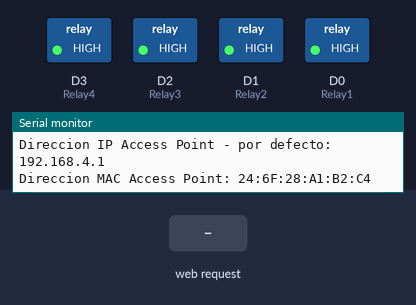
The sketch below on a simulated ESP8266 (NodeMCU). Parts: switched loads named in the sketch (green lamp = pin HIGH), the last lines printed to the serial monitor. Inputs (shaded band) come from the test bench.

Above: at 1.2 s.
1.3 s: HTTP request GET /RLY1=OFF received
At 1.8 s:
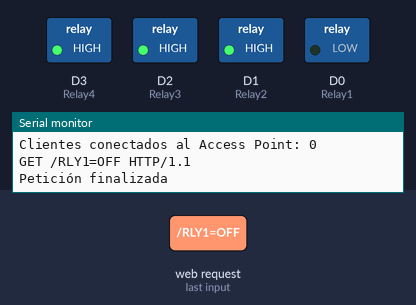
2.8 s: HTTP request GET /RLYS=OFF received
At 4.0 s:
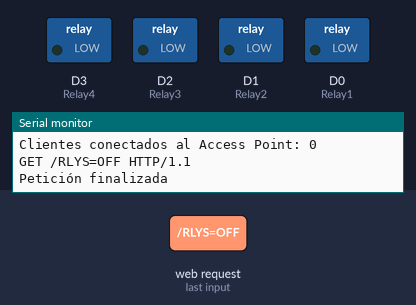
4.3 s: HTTP request GET /RLY1=ON received
At 5.3 s:
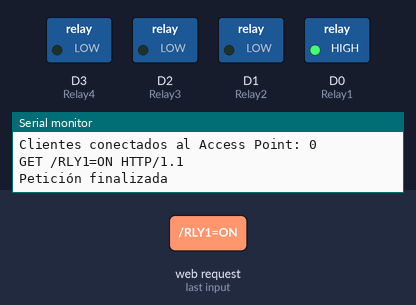
5.8 s: HTTP request GET /RLY2=ON received
At 6.4 s:
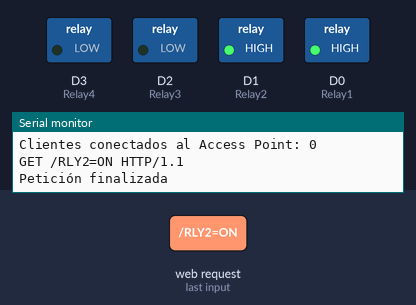
7.3 s: HTTP request GET /RLY3=ON received
At 7.6 s:
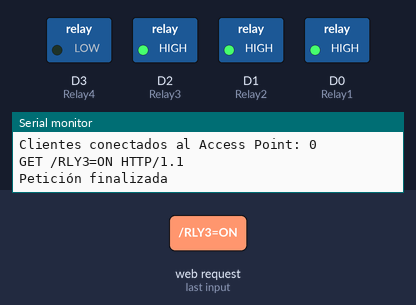
8.8 s: HTTP request GET /RLY2=OFF received
At 9.9 s:
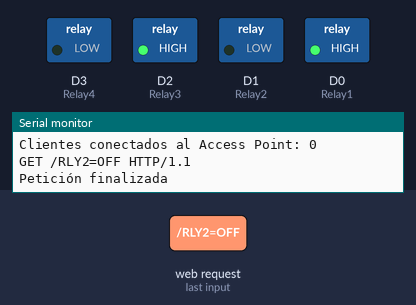
Timing chart, 0 to 11.3 s (numbered marks = the images above; inputs shaded):
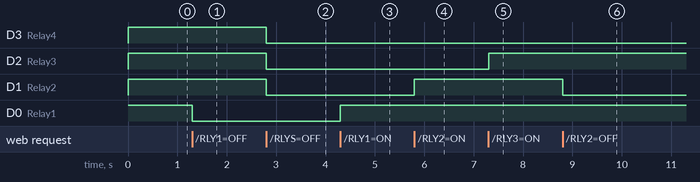

Measured:
- after the input at 1.3 s, D0 (Relay1): HIGH → LOW at once
- after the input at 2.8 s, D3 (Relay4), D2 (Relay3), D1 (Relay2): HIGH → LOW at once
- after the input at 4.3 s, D0 (Relay1): LOW → HIGH at once
- after the input at 5.8 s, D1 (Relay2): LOW → HIGH at once
- after the input at 7.3 s, D2 (Relay3): LOW → HIGH at once
- after the input at 8.8 s, D1 (Relay2): HIGH → LOW at once

The sketch:

ESP_12F_Relays.ino
```cpp
/*
 CÓDIGO MODIFICADO POR SAMUEL AQUINO RÍOS
 saquinorios@gmail.com
 Crea un servidor Web en modo Access Point (AP) que permite
 encender y apagar 4 relevadores conectados a las salidas
 D0, D1, D2 y D3 del módulo NodeMCU con ESP-12F.

 Este código está Basado en el trabajo siguiente:
 NodeMCU Access Point - Servidor Web por Dani No www.esploradores.com
 Crea un servidor Web en modo Access Point que permite encender y apagar un LED conectado a la salida D4 (GPIO02) del módulo NodeMCU.
 Este código de ejemplo es de público dominio.
 */

#include <ESP8266WiFi.h>            //Incluye la librería ESP8266WiFi

const char ssid[] = "RelayServer";  //Definimos la SSDI de nuestro servidor WiFi -nombre de red-
const char password[] = "00000000"; //Definimos la contraseña de nuestro servidor
WiFiServer server(80);              //Definimos el puerto de comunicaciones

//Definimos los pines de salida para cada relevador
int Relay1 = D0;
int Relay2 = D1;
int Relay3 = D2;
int Relay4 = D3;

//Definimos las variables que van a recoger el estado de cada relevador
int estadoRly1 = HIGH;
int estadoRly2 = HIGH;
int estadoRly3 = HIGH;
int estadoRly4 = HIGH;

void setup() {
  Serial.begin(115200);

  //Inicializamos los pines como salidas
  pinMode(Relay1, OUTPUT);
  pinMode(Relay2, OUTPUT);
  pinMode(Relay3, OUTPUT);
  pinMode(Relay4, OUTPUT);

  //Dejamos inicialmente los relevadores apagados
  digitalWrite(Relay1, HIGH);
  digitalWrite(Relay2, HIGH);
  digitalWrite(Relay3, HIGH);
  digitalWrite(Relay4, HIGH);

  server.begin();                     //inicializamos el servidor
  WiFi.mode(WIFI_AP);                 //WiFi del NodeMCU en modo AP
  //WiFi.softAP(ssid, password);      //Red con clave, en el canal 1 y visible
  //WiFi.softAP(ssid, password,3,1);  //Red con clave, en el canal 3 y visible
  WiFi.softAP(ssid);                  //Red abierta

  Serial.println();

  Serial.print("Direccion IP Access Point - por defecto: ");
  Serial.println(WiFi.softAPIP());                //Imprime la dirección IP
  Serial.print("Direccion MAC Access Point: ");
  Serial.println(WiFi.softAPmacAddress());        //Imprime la dirección MAC

  //IPAddress local_ip(192, 168, 1, 1);           //Modifica la dirección IP
  //IPAddress gateway(192, 168, 1, 1);
  //IPAddress subnet(255, 255, 255, 0);
  //WiFi.softAPConfig(local_ip, gateway, subnet);
  //Serial.println();
  //Serial.print("Access Point - Nueva direccion IP: ");
  //Serial.println(WiFi.softAPIP());
}

void loop()
{
  // Comprueba si el cliente ha conectado
  WiFiClient client = server.available();
  if (!client) {
    return;
  }

  // Espera hasta que el cliente envía alguna petición
  Serial.println("Nuevo Cliente");
  while(!client.available()){
    delay(1);
  }

  // Imprime el número de clientes conectados
  Serial.printf("Clientes conectados al Access Point: %d", WiFi.softAPgetStationNum());
  Serial.println("");

  // Lee la petición
  String peticion = client.readStringUntil('\r');
  Serial.println(peticion);
  client.flush();

  // Comprueba la petición
  if (peticion.indexOf("/RLY1=ON") != -1) {
    estadoRly1 = HIGH;
  }
  if (peticion.indexOf("/RLY1=OFF") != -1){
    estadoRly1 = LOW;
  }
  if (peticion.indexOf("/RLY2=ON") != -1) {
    estadoRly2 = HIGH;
  }
  if (peticion.indexOf("/RLY2=OFF") != -1){
    estadoRly2 = LOW;
  }
  if (peticion.indexOf("/RLY3=ON") != -1) {
    estadoRly3 = HIGH;
  }
  if (peticion.indexOf("/RLY3=OFF") != -1){
    estadoRly3 = LOW;
  }
  if (peticion.indexOf("/RLY4=ON") != -1) {
    estadoRly4 = HIGH;
  }
  if (peticion.indexOf("/RLY4=OFF") != -1){
    estadoRly4 = LOW;
  }
  if (peticion.indexOf("/RLYS=ON") != -1) {
    estadoRly1 = HIGH;
    estadoRly2 = HIGH;
    estadoRly3 = HIGH;
    estadoRly4 = HIGH;
  }
  if (peticion.indexOf("/RLYS=OFF") != -1){
    estadoRly1 = LOW;
    estadoRly2 = LOW;
    estadoRly3 = LOW;
    estadoRly4 = LOW;
  }

  //Enciende o apaga los relevadores en función de la petición recibida
  digitalWrite(Relay1, estadoRly1);
  digitalWrite(Relay2, estadoRly2);
  digitalWrite(Relay3, estadoRly3);
  digitalWrite(Relay4, estadoRly4);

  // Envía la página HTML de respuesta al cliente
  client.println("HTTP/1.1 200 OK");
  client.println("");                                     //No olvidar esta línea de separación
  client.println("<!DOCTYPE HTML>");
  client.println("<meta charset='UTF-8'>");
  client.println("<html>");

  //Imprime el estado de los Relevadores
  client.print("<h2>El Relevador 1 está ahora: ");
  if(estadoRly1 == HIGH) {
    client.print("ENCENDIDO</h2>");
  } else {
    client.print("APAGADO</h2>");
  }
  client.print("<h2>El Relevador 2 está ahora: ");
  if(estadoRly2 == HIGH) {
    client.print("ENCENDIDO</h2>");
  } else {
    client.print("APAGADO</h2>");
  }
  client.print("<h2>El Relevador 3 está ahora: ");
  if(estadoRly3 == HIGH) {
    client.print("ENCENDIDO</h2>");
  } else {
    client.print("APAGADO</h2>");
  }
  client.print("<h2>El Relevador 4 está ahora: ");
  if(estadoRly4 == HIGH) {
    client.print("ENCENDIDO</h2>");
  } else {
    client.print("APAGADO</h2>");
  }

  //Se crean enlaces para modificar el estado de los Relevadores
  client.println("Presiona <a href='/RLY1=ON'>AQUÍ</a> para encender el Relevador 1<br>");
  client.println("Presiona <a href='/RLY1=OFF'>AQUÍ</a> para apagar el Relevador 1<br><br>");
  client.println("Presiona <a href='/RLY2=ON'>AQUÍ</a> para encender el Relevador 2<br>");
  client.println("Presiona <a href='/RLY2=OFF'>AQUÍ</a> para apagar el Relevador 2<br><br>");
  client.println("Presiona <a href='/RLY3=ON'>AQUÍ</a> para encender el Relevador 3<br>");
  client.println("Presiona <a href='/RLY3=OFF'>AQUÍ</a> para apagar el Relevador 3<br><br>");
  client.println("Presiona <a href='/RLY4=ON'>AQUÍ</a> para encender el Relevador 4<br>");
  client.println("Presiona <a href='/RLY4=OFF'>AQUÍ</a> para apagar el Relevador 4<br><br>");
  client.println("Presiona <a href='/RLYS=ON'>AQUÍ</a> para encender los Relevadores<br>");
  client.println("Presiona <a href='/RLYS=OFF'>AQUÍ</a> para apagar los Relevadores<br><br>");

  //Se crean cajas de comprobación (checkbox) para modificar el estado de los Relevadores
  client.println("<input type='checkbox' onClick=location.href='/RLY1=ON'> ENCENDER Relevador 1 </input><br>");
  client.println("<input type='checkbox' onClick=location.href='/RLY1=OFF'> APAGAR Relevador 1</input><br><br>");
  client.println("<input type='checkbox' onClick=location.href='/RLY2=ON'> ENCENDER Relevador 2 </input><br>");
  client.println("<input type='checkbox' onClick=location.href='/RLY2=OFF'> APAGAR Relevador 2</input><br><br>");
  client.println("<input type='checkbox' onClick=location.href='/RLY3=ON'> ENCENDER Relevador 3 </input><br>");
  client.println("<input type='checkbox' onClick=location.href='/RLY3=OFF'> APAGAR Relevador 3</input><br><br>");
  client.println("<input type='checkbox' onClick=location.href='/RLY4=ON'> ENCENDER Relevador 4 </input><br>");
  client.println("<input type='checkbox' onClick=location.href='/RLY4=OFF'> APAGAR Relevador 4</input><br><br>");
  client.println("<input type='checkbox' onClick=location.href='/RLYS=ON'> ENCENDER Relevadores</input><br>");
  client.println("<input type='checkbox' onClick=location.href='/RLYS=OFF'> APAGAR Relevadores</input><br><br>");

  //Se crean botones para modificar el estado de los relevadores
  client.println("<button type='button' onClick=location.href='/RLY1=ON'> ENCENDER Relevador 1</button>");
  client.println("<button type='button' onClick=location.href='/RLY1=OFF'> APAGAR Relevador 1</button><br><br>");
  client.println("<button type='button' onClick=location.href='/RLY2=ON'> ENCENDER Relevador 2</button>");
  client.println("<button type='button' onClick=location.href='/RLY2=OFF'> APAGAR Relevador 2</button><br><br>");
  client.println("<button type='button' onClick=location.href='/RLY3=ON'> ENCENDER Relevador 3</button>");
  client.println("<button type='button' onClick=location.href='/RLY3=OFF'> APAGAR Relevador 3</button><br><br>");
  client.println("<button type='button' onClick=location.href='/RLY4=ON'> ENCENDER Relevador 4</button>");
  client.println("<button type='button' onClick=location.href='/RLY4=OFF'> APAGAR Relevador 4</button><br><br>");
  client.println("<button type='button' onClick=location.href='/RLYS=ON'> ENCENDER Relevadores</button>");
  client.println("<button type='button' onClick=location.href='/RLYS=OFF'> APAGAR Relevadores</button><br><br>");

  //Se crean botones con estilos para modificar el estado de los Relevadores
  client.println("<button type='button' onClick=location.href='/RLY1=ON' style='margin:auto; background-color:green; color:#A9F5A9; padding:5px; border:2px solid black; width:200;'><h2> ENCENDER RL 1</h2> </button>");
  client.println("<button type='button' onClick=location.href='/RLY1=OFF' style='margin:auto; background-color:red; color:#F6D8CE; padding:5px; border:2px solid black; width:200;'><h2> APAGAR  RL 1</h2> </button><br><br>");
  client.println("<button type='button' onClick=location.href='/RLY2=ON' style='margin:auto; background-color:green; color:#A9F5A9; padding:5px; border:2px solid black; width:200;'><h2> ENCENDER RL 2</h2> </button>");
  client.println("<button type='button' onClick=location.href='/RLY2=OFF' style='margin:auto; background-color:red; color:#F6D8CE; padding:5px; border:2px solid black; width:200;'><h2> APAGAR  RL 2</h2> </button><br><br>");
  client.println("<button type='button' onClick=location.href='/RLY3=ON' style='margin:auto; background-color:green; color:#A9F5A9; padding:5px; border:2px solid black; width:200;'><h2> ENCENDER RL 3</h2> </button>");
  client.println("<button type='button' onClick=location.href='/RLY3=OFF' style='margin:auto; background-color:red; color:#F6D8CE; padding:5px; border:2px solid black; width:200;'><h2> APAGAR  RL 3</h2> </button><br><br>");
  client.println("<button type='button' onClick=location.href='/RLY4=ON' style='margin:auto; background-color:green; color:#A9F5A9; padding:5px; border:2px solid black; width:200;'><h2> ENCENDER RL 4</h2> </button>");
  client.println("<button type='button' onClick=location.href='/RLY4=OFF' style='margin:auto; background-color:red; color:#F6D8CE; padding:5px; border:2px solid black; width:200;'><h2> APAGAR  RL 4</h2> </button><br><br>");
  client.println("<button type='button' onClick=location.href='/RLYS=ON' style='margin:auto; background-color:green; color:#A9F5A9; padding:5px; border:2px solid black; width:200;'><h2> ENCENDER TODOS LOS RLS</h2> </button>");
  client.println("<button type='button' onClick=location.href='/RLYS=OFF' style='margin:auto; background-color:red; color:#F6D8CE; padding:5px; border:2px solid black; width:200;'><h2> APAGAR TODOS LOS RLS</h2> </button><br><br>");

  //Se crea un único botón para modificar el estado de cada relevador
  if(estadoRly1 == HIGH) {
    client.print("<button type='button' onClick=location.href='/RLY1=OFF'> APAGAR R1</button><br><br>");
  } else {
    client.print("<button type='button' onClick=location.href='/RLY1=ON'> ENCENDER R1</button><br><br>");
  }
  if(estadoRly2 == HIGH) {
    client.print("<button type='button' onClick=location.href='/RLY2=OFF'> APAGAR R2</button><br><br>");
  } else {
    client.print("<button type='button' onClick=location.href='/RLY2=ON'> ENCENDER R2</button><br><br>");
  }
  if(estadoRly3 == HIGH) {
    client.print("<button type='button' onClick=location.href='/RLY3=OFF'> APAGAR R3</button><br><br>");
  } else {
    client.print("<button type='button' onClick=location.href='/RLY3=ON'> ENCENDER R3</button><br><br>");
  }
  if(estadoRly4 == HIGH) {
    client.print("<button type='button' onClick=location.href='/RLY4=OFF'> APAGAR R4</button><br><br>");
  } else {
    client.print("<button type='button' onClick=location.href='/RLY4=ON'> ENCENDER R4</button><br><br>");
  }
  client.println("</html>");
  delay(1);
  // Se finaliza la petición al cliente. Se inicaliza la espera de una nueva petición.
  Serial.println("Petición finalizada");

  //Desconexión de los clientes
  //WiFi.softAPdisconnect();
}
```
